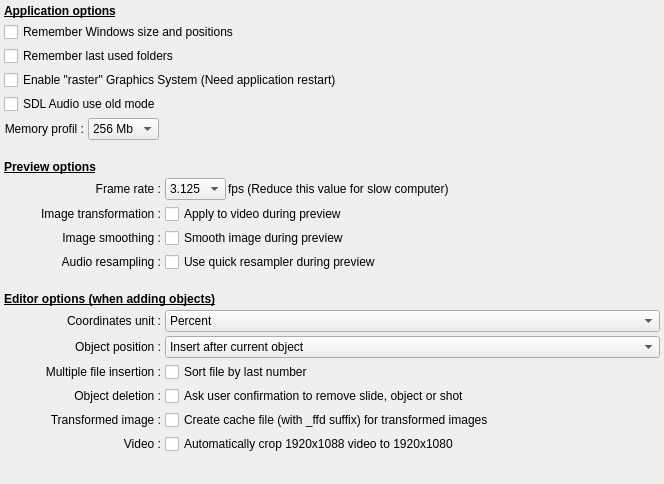
         <widget class="QWidget" name="scrollAreaWidgetContents_2">
          <property name="geometry">
           <rect>
            <x>0</x>
            <y>0</y>
            <width>664</width>
            <height>484</height>
           </rect>
          </property>
          <layout class="QGridLayout" name="gridLayout">
           <property name="margin">
            <number>4</number>
           </property>
           <property name="spacing">
            <number>4</number>
           </property>
           <item row="1" column="0" colspan="2">
            <widget class="QCheckBox" name="RestoreWindowCH">
             <property name="toolTip">
              <string>If this box is checked, the sizes and the positions of all the windows and dialogue box of ffDiaporama will be saved to be reused the next time which you will use ffDiaporama.</string>
             </property>
             <property name="text">
              <string>Remember Windows size and positions</string>
             </property>
            </widget>
           </item>
           <item row="2" column="0" colspan="2">
            <widget class="QCheckBox" name="RememberLastDirectoriesCH">
             <property name="toolTip">
              <string>If this box is checked, the directories that you use for the images, the videos, the projects, the musics and the generations of movie will be saved to be reused the next time which you will use ffDiaporama.</string>
             </property>
             <property name="text">
              <string>Remember last used folders</string>
             </property>
            </widget>
           </item>
           <item row="0" column="0" colspan="2">
            <widget class="QLabel" name="label_3">
             <property name="font">
              <font>
               <weight>75</weight>
               <bold>true</bold>
               <underline>true</underline>
              </font>
             </property>
             <property name="text">
              <string>Application options</string>
             </property>
            </widget>
           </item>
           <item row="8" column="0" colspan="2">
            <widget class="QLabel" name="label_4">
             <property name="sizePolicy">
              <sizepolicy hsizetype="Preferred" vsizetype="Fixed">
               <horstretch>0</horstretch>
               <verstretch>0</verstretch>
              </sizepolicy>
             </property>
             <property name="minimumSize">
              <size>
               <width>0</width>
               <height>30</height>
              </size>
             </property>
             <property name="font">
              <font>
               <weight>75</weight>
               <bold>true</bold>
               <underline>true</underline>
              </font>
             </property>
             <property name="text">
              <string>Preview options</string>
             </property>
             <property name="alignment">
              <set>Qt::AlignBottom|Qt::AlignLeading|Qt::AlignLeft</set>
             </property>
            </widget>
           </item>
           <item row="9" column="0">
            <widget class="QLabel" name="label_5">
             <property name="text">
              <string>Frame rate :</string>
             </property>
             <property name="alignment">
              <set>Qt::AlignRight|Qt::AlignTrailing|Qt::AlignVCenter</set>
             </property>
             <property name="buddy">
              <cstring>PreviewFrameRateCB</cstring>
             </property>
            </widget>
           </item>
           <item row="9" column="1">
            <layout class="QHBoxLayout" name="horizontalLayout_4">
             <property name="spacing">
              <number>2</number>
             </property>
             <item>
              <widget class="QComboBox" name="PreviewFrameRateCB">
               <property name="toolTip">
                <string>Defined the number of images by seconds which will be generated to show the preview.</string>
               </property>
               <item>
                <property name="text">
                 <string notr="true">3.125</string>
                </property>
               </item>
               <item>
                <property name="text">
                 <string notr="true">6</string>
                </property>
               </item>
               <item>
                <property name="text">
                 <string notr="true">8.333</string>
                </property>
               </item>
               <item>
                <property name="text">
                 <string notr="true">12.5</string>
                </property>
               </item>
               <item>
                <property name="text">
                 <string notr="true">18.75</string>
                </property>
               </item>
              </widget>
             </item>
             <item>
              <widget class="QLabel" name="label_6">
               <property name="sizePolicy">
                <sizepolicy hsizetype="Expanding" vsizetype="Preferred">
                 <horstretch>0</horstretch>
                 <verstretch>0</verstretch>
                </sizepolicy>
               </property>
               <property name="text">
                <string>fps (Reduce this value for slow computer)</string>
               </property>
              </widget>
             </item>
            </layout>
           </item>
           <item row="10" column="0">
            <widget class="QLabel" name="label_16">
             <property name="text">
              <string>Image transformation :</string>
             </property>
             <property name="alignment">
              <set>Qt::AlignRight|Qt::AlignTrailing|Qt::AlignVCenter</set>
             </property>
            </widget>
           </item>
           <item row="10" column="1">
            <widget class="QCheckBox" name="ApplyTransfoDuringPreviewCB">
             <property name="toolTip">
              <string>If this box is checked, The effects of transformations will be applied to the images of videos during the preview.</string>
             </property>
             <property name="text">
              <string>Apply to video during preview</string>
             </property>
            </widget>
           </item>
           <item row="15" column="0" colspan="2">
            <widget class="QLabel" name="label">
             <property name="sizePolicy">
              <sizepolicy hsizetype="Preferred" vsizetype="Fixed">
               <horstretch>0</horstretch>
               <verstretch>0</verstretch>
              </sizepolicy>
             </property>
             <property name="minimumSize">
              <size>
               <width>0</width>
               <height>30</height>
              </size>
             </property>
             <property name="font">
              <font>
               <weight>75</weight>
               <bold>true</bold>
               <underline>true</underline>
              </font>
             </property>
             <property name="text">
              <string>Editor options (when adding objects)</string>
             </property>
             <property name="alignment">
              <set>Qt::AlignBottom|Qt::AlignLeading|Qt::AlignLeft</set>
             </property>
            </widget>
           </item>
           <item row="17" column="0">
            <widget class="QLabel" name="label_2">
             <property name="text">
              <string>Object position :</string>
             </property>
             <property name="alignment">
              <set>Qt::AlignRight|Qt::AlignTrailing|Qt::AlignVCenter</set>
             </property>
             <property name="buddy">
              <cstring>AppendObjectCB</cstring>
             </property>
            </widget>
           </item>
           <item row="17" column="1">
            <widget class="QComboBox" name="AppendObjectCB">
             <property name="toolTip">
              <string>Define the position which occupy the new objects in the timeline during the insertions</string>
             </property>
             <item>
              <property name="text">
               <string>Insert after current object</string>
              </property>
             </item>
             <item>
              <property name="text">
               <string>Append at project end</string>
              </property>
             </item>
            </widget>
           </item>
           <item row="18" column="0">
            <widget class="QLabel" name="label_26">
             <property name="text">
              <string>Multiple file insertion :</string>
             </property>
             <property name="alignment">
              <set>Qt::AlignRight|Qt::AlignTrailing|Qt::AlignVCenter</set>
             </property>
            </widget>
           </item>
           <item row="18" column="1">
            <widget class="QCheckBox" name="SortFileCB">
             <property name="toolTip">
              <string>Adjust the way will be sorted out files when you select several files in Add file.</string>
             </property>
             <property name="text">
              <string>Sort file by last number</string>
             </property>
            </widget>
           </item>
           <item row="26" column="0">
            <spacer name="verticalSpacer_2">
             <property name="orientation">
              <enum>Qt::Vertical</enum>
             </property>
             <property name="sizeHint" stdset="0">
              <size>
               <width>20</width>
               <height>40</height>
              </size>
             </property>
            </spacer>
           </item>
           <item row="19" column="1">
            <widget class="QCheckBox" name="AskUserToRemove">
             <property name="toolTip">
              <string>If this box is checked, a confirmation will display every time you remove an object</string>
             </property>
             <property name="text">
              <string>Ask user confirmation to remove slide, object or shot</string>
             </property>
            </widget>
           </item>
           <item row="19" column="0">
            <widget class="QLabel" name="label_33">
             <property name="text">
              <string>Object deletion :</string>
             </property>
             <property name="alignment">
              <set>Qt::AlignRight|Qt::AlignTrailing|Qt::AlignVCenter</set>
             </property>
            </widget>
           </item>
           <item row="16" column="0">
            <widget class="QLabel" name="label_34">
             <property name="text">
              <string>Coordinates unit :</string>
             </property>
             <property name="alignment">
              <set>Qt::AlignRight|Qt::AlignTrailing|Qt::AlignVCenter</set>
             </property>
            </widget>
           </item>
           <item row="16" column="1">
            <widget class="QComboBox" name="UnitCB">
             <property name="toolTip">
              <string>Select the unit of the coordinates which will be used in properties dialog box</string>
             </property>
             <item>
              <property name="text">
               <string>Percent</string>
              </property>
             </item>
             <item>
              <property name="text">
               <string>Pixel</string>
              </property>
             </item>
            </widget>
           </item>
           <item row="3" column="0" colspan="2">
            <widget class="QCheckBox" name="RasterModeCB">
             <property name="text">
              <string>Enable &quot;raster&quot; Graphics System (Need application restart)</string>
             </property>
            </widget>
           </item>
           <item row="11" column="0">
            <widget class="QLabel" name="label_42">
             <property name="text">
              <string>Image smoothing :</string>
             </property>
             <property name="alignment">
              <set>Qt::AlignRight|Qt::AlignTrailing|Qt::AlignVCenter</set>
             </property>
            </widget>
           </item>
           <item row="11" column="1">
            <widget class="QCheckBox" name="SmoothImageDuringPreviewCB">
             <property name="text">
              <string>Smooth image during preview</string>
             </property>
            </widget>
           </item>
           <item row="12" column="1">
            <widget class="QCheckBox" name="QuickResamplingPreviewCB">
             <property name="text">
              <string>Use quick resampler during preview</string>
             </property>
            </widget>
           </item>
           <item row="12" column="0">
            <widget class="QLabel" name="label_90">
             <property name="text">
              <string>Audio resampling :</string>
             </property>
             <property name="alignment">
              <set>Qt::AlignRight|Qt::AlignTrailing|Qt::AlignVCenter</set>
             </property>
            </widget>
           </item>
           <item row="4" column="0">
            <widget class="QCheckBox" name="SDLAudioModeCB">
             <property name="text">
              <string>SDL Audio use old mode</string>
             </property>
            </widget>
           </item>
           <item row="5" column="0" colspan="2">
            <layout class="QHBoxLayout" name="horizontalLayout_16">
             <item>
              <widget class="QLabel" name="MemCacheProfilLabel">
               <property name="text">
                <string>Memory profil :</string>
               </property>
               <property name="alignment">
                <set>Qt::AlignRight|Qt::AlignTrailing|Qt::AlignVCenter</set>
               </property>
              </widget>
             </item>
             <item>
              <widget class="QComboBox" name="MemCacheProfilCB">
               <item>
                <property name="text">
                 <string>256 Mb</string>
                </property>
               </item>
               <item>
                <property name="text">
                 <string>512 Mb</string>
                </property>
               </item>
               <item>
                <property name="text">
                 <string>1 Gb</string>
                </property>
               </item>
               <item>
                <property name="text">
                 <string>2 Gb</string>
                </property>
               </item>
              </widget>
             </item>
             <item>
              <widget class="QLabel" name="MemCacheProfilSpacer">
               <property name="sizePolicy">
                <sizepolicy hsizetype="Expanding" vsizetype="Preferred">
                 <horstretch>0</horstretch>
                 <verstretch>0</verstretch>
                </sizepolicy>
               </property>
               <property name="text">
                <string notr="true"/>
               </property>
              </widget>
             </item>
            </layout>
           </item>
           <item row="20" column="0">
            <widget class="QLabel" name="label_97">
             <property name="text">
              <string>Transformed image :</string>
             </property>
             <property name="alignment">
              <set>Qt::AlignRight|Qt::AlignTrailing|Qt::AlignVCenter</set>
             </property>
            </widget>
           </item>
           <item row="20" column="1">
            <widget class="QCheckBox" name="CacheTransformedImagesCB">
             <property name="text">
              <string>Create cache file (with _ffd suffix) for transformed images</string>
             </property>
            </widget>
           </item>
           <item row="21" column="0">
            <widget class="QLabel" name="label_99">
             <property name="text">
              <string>Video :</string>
             </property>
             <property name="alignment">
              <set>Qt::AlignRight|Qt::AlignTrailing|Qt::AlignVCenter</set>
             </property>
            </widget>
           </item>
           <item row="21" column="1">
            <widget class="QCheckBox" name="Crop1088To1080CB">
             <property name="text">
              <string>Automatically crop 1920x1088 video to 1920x1080</string>
             </property>
            </widget>
           </item>
          </layout>
         </widget>
